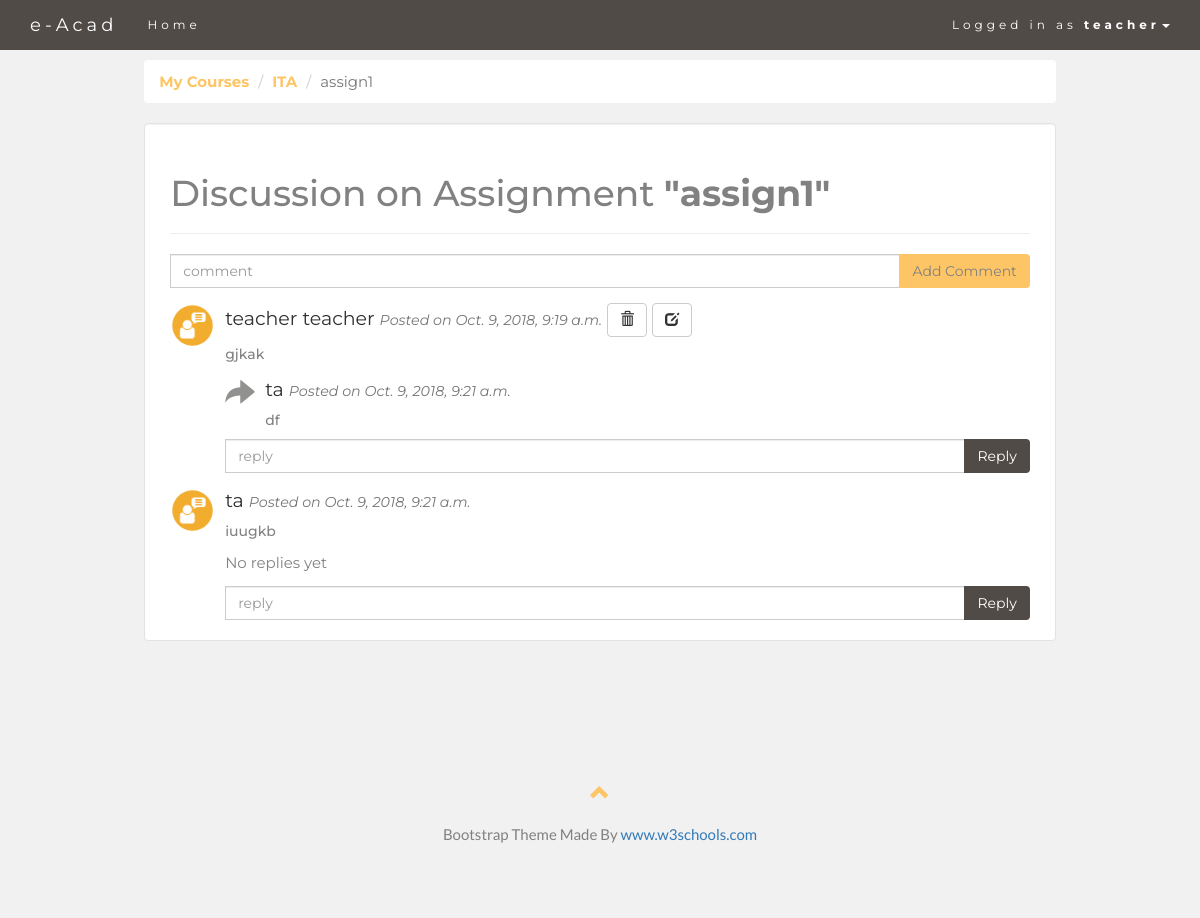
Screenshot of /teachers/course/16/assignments/discussion/15/ (signed in) with the database file from the repository.
### classroom/models.py (models this page shows, shortened)
class User(AbstractUser):
    is_student = models.BooleanField(default=False)
    is_teacher = models.BooleanField(default=False)
    is_ta = models.BooleanField(default=False)
    semester = models.IntegerField(default=0)
    RollNo = models.CharField(max_length=100, default='')
    vote = models.BooleanField(default=False)

class Course(models.Model):
    owner = models.ForeignKey(User, on_delete=models.CASCADE, related_name='courses')
    semester = models.IntegerField(default=0)
    course_code = models.CharField(max_length=100, default='course_code')
    course_title = models.CharField(max_length=100, default='course_title')
    about = models.TextField(default='anything about course')
    totalclasses = models.IntegerField(default=0)
    classestaken = models.IntegerField(default=0)

class Assignment(models.Model):
    course = models.ForeignKey(Course, on_delete=models.CASCADE, related_name='assignments')
    file_name = models.CharField(max_length=500, default='')
    file_upload = models.FileField(upload_to='assignments/')
    uploaded_at = models.DateTimeField(auto_now_add=True)
    max_marks = models.FloatField()
    ta = models.ManyToManyField(TA,default=None, related_name='tas')
    visible = models.BooleanField(default=False)

class CommentAssgn(models.Model):
    user = models.ForeignKey(User, on_delete=models.CASCADE, related_name='commentsassg')
    assignment = models.ForeignKey(Assignment, on_delete=models.CASCADE, related_name='commentsassg')
    course = models.ForeignKey(Course, on_delete=models.CASCADE, related_name='commentsassg')
    text = models.CharField(max_length=1000)
    created_date = models.DateTimeField(auto_now_add=True, null=True)
    updated = models.DateTimeField(auto_now=True, null=True)
    approve_comment = models.BooleanField(default=True)
    parent = models.ForeignKey('self', null=True, blank=True, on_delete=models.CASCADE, related_name='reply')
    class Meta:
        ordering = ('created_date',)

### classroom/views/teachers.py (the view)
# urls.py: path('teachers/course/<int:course_pk>/assignments/discussion/<int:assgn_pk>/', teachers.add_comment_to_post_assgn, name='add_comment_to_post_assgn'),
@login_required
@teacher_required
def add_comment_to_post_assgn(request, course_pk, assgn_pk):
    course = get_object_or_404(Course, pk=course_pk)
    assignment = get_object_or_404(Assignment, pk=assgn_pk)
    AssgnComments = assignment.commentsassg.filter(approve_comment=True, parent__isnull=True)
    if request.method == 'POST':
        commentassgn_form = CommentAssgnForm(data=request.POST)
        if commentassgn_form.is_valid():
            parent_obj = None
            try:
                parent_assgn_id = int(request.POST.get('parent_id'))
            except:
                parent_assgn_id = None
            if parent_assgn_id:
                parent_assgn_obj = CommentAssgn.objects.get(id=parent_assgn_id)
                if parent_assgn_obj:
                    reply_assgn_comment = commentassgn_form.save(commit=False)
                    reply_assgn_comment.parent = parent_assgn_obj
            new_assgn_comment = commentassgn_form.save(commit=False)
            new_assgn_comment.course = course
            new_assgn_comment.assignment = assignment
            new_assgn_comment.user = request.user
            new_assgn_comment.save()
            return redirect('.')
    else:
        commentassgn_form = CommentAssgnForm()
    return render(request, 'classroom/teachers/add_comment_assgn.html', { 'course':course,'assignment':assignment, 'AssgnComments':AssgnComments, 'commentassgn_form':commentassgn_form})

### classroom/forms.py
class CommentAssgnForm(forms.ModelForm):
    class Meta:
        model = CommentAssgn
        fields = ('text',)

### classroom/templates/classroom/teachers/add_comment_assgn.html (shortened to what this page needs)
{% extends 'base.html' %}
{% load crispy_forms_tags %}
{% block content %}
  <nav aria-label="breadcrumb">
    <ol class="breadcrumb">
      <li class="breadcrumb-item"><a href="{% url 'course_add' %}" class="yellow">My Courses</a></li>
      <li class="breadcrumb-item"><a href="{% url 'course_view' course.id %}" class="yellow">{{ course.course_title }}</a></li>
      <li class="breadcrumb-item active" aria-current="page">{{ assignment.file_name }}</li>
    </ol>
  </nav>
    <div class="well">
      <div class="page-header">
          <h1>Discussion on Assignment <strong>"{{ assignment.file_name }}"</strong></h1>
      </div>
        <form action="." method="post">
            <div class="input-group">
            <input type="text" name="text" class="form-control" size="50" placeholder="comment" required>
            <div class="input-group-btn">
            <button type="submit" class="btn btn-button">Add Comment</button>
            </div>
            </div>
        </form>
        {% for comment in AssgnComments.all %}
        <div class="media">
            <div class="media-left">
                <img class="media-object" style="width:45px">
            </div>
            <div class="media-body">
                <h4 class="media-heading">{{ comment.user.first_name }} {{ comment.user.last_name }} <small><i>Posted on  {{ comment.created_date }}</i></small>
                    {% if user == comment.user %}
                        <a class="btn btn-default" href="{% url 'comment_remove_assgn' comment.pk %}" ><span class="glyphicon glyphicon-trash"></span></a>
                        <a class="btn btn-default" href="{% url 'comment_approve_assgn' comment.pk %}" ><span class="glyphicon glyphicon-edit"></span></a>
                    {% endif %}
                </h4>
                <h5>{{ comment.text }}</h5>
                {% for reply in comment.reply.all %}
                <div class="media">
                    <div class="media-left">
                        <span class="glyphicon glyphicon-share-alt logo-small"></span>
                    </div>
                    <div class="media-body">
                        <h4 class="media-heading">{{ reply.user.first_name }} {{ reply.user.last_name }} <small><i>Posted on {{ reply.created_date }}</i></small>
                        </h4>
                        <h5>{{ reply.text }}</h5>
                    </div>
                </div>
                {% empty %}
                <p>No replies yet</p>
                {% endfor %}
                <form action="." method="post">
                    <div class="input-group">
                        <input type="text" name="text" class="form-control" size="50" placeholder="reply" required>
                        <div class="input-group-btn">
                            <button type="submit" class="btn" style="background-color: #514b48; color: white;">Reply</button>
                        </div>
                    </div>
                </form>
            </div>
        </div>
        {% empty %}
        <p>No comments yet..</p>
        {% endfor %}
    </div>
{% endblock %}

### templates/base.html (shortened to what this page needs)
{% load static %}
<!DOCTYPE html>
<html lang="en">
<head>
  <link rel="stylesheet" href="https://maxcdn.bootstrapcdn.com/bootstrap/3.3.7/css/bootstrap.min.css">
</head>
<body id="myPage" data-spy="scroll" data-target=".navbar" data-offset="60">
<nav class="navbar navbar-default navbar-fixed-top">
  <div class="container">
    <div class="navbar-header">
      <a class="navbar-brand" href="#myPage">e-Acad</a>
    </div>
    <div class="collapse navbar-collapse" id="myNavbar">
      <ul class="nav navbar-nav ">
        <li><a href="{% url 'home' %}">Home</a></li>
      </ul>
      <ul class="nav navbar-nav navbar-right">
        {% if user.is_authenticated %}
        <li class="dropdown" >
        <a class="dropdown-toggle"  style="background-color: #514b48;" data-toggle="dropdown"  href="#">Logged in as <strong>{{ user.username }}</strong><span class="caret"></span></a>
        </li>
         {% endif %}
      </ul>
    </div>
  </div>
</nav>
<div class="container-fluid">
<div class="row">
  <div class="col-sm-1">
  </div>
  <div class="col-sm-10">
  {% block content %}
{% endblock %}
  </div>
  <div class="col-sm-1">
  </div>
</div>
</div>
<footer class="container-fluid text-center">
  <a href="#myPage" title="To Top">
    <span class="glyphicon glyphicon-chevron-up"></span>
  </a>
  <p>Bootstrap Theme Made By <a href="https://www.w3schools.com" title="Visit w3schools">www.w3schools.com</a></p>
</footer>
</body>
</html>

### templates/base.html (style rules this page uses)
body { font: 400 15px Lato, sans-serif; line-height: 1.8; color: #818181; background-color: #F1F1F2; }
h4 { font-size: 19px; line-height: 1.375em; color: #303030; font-weight: 400; margin-bottom: 30px; }
ol.breadcrumb { background-color: #fff; font-family: Montserrat, sans-serif; }
.well { background-color: white; padding: 10px 25px 20px 25px; font-family: Montserrat, sans-serif; }
.btn-button { background-color: #FDC566; }
a.yellow { color:#FDC566; font-weight: bold; }
.container-fluid { padding: 60px 50px; }
.logo-small { color: #919190; font-size: 30px; }
.navbar { margin-bottom: 0; background-color: #514b48; z-index: 9999; border: 0; font-size: 12px !important; line-height: 1.42857143 !important; letter-spacing: 4px; border-radius: 0; font-family: Montserrat, sans-serif; }
.navbar li a, .navbar .navbar-brand { color: #fff !important; }
footer .glyphicon { font-size: 20px; margin-bottom: 20px; color: #FDC566; }

### rows the page displays
User: username "teacher"
Course: course_title "ITA"
Assignment: file_name "assign1"
CommentAssgn: user.first_name "teacher", user.last_name "teacher", created_date "Oct. 9, 2018, 9:19 a.m.", text "gjkak"
CommentAssgn: user.first_name "ta", created_date "Oct. 9, 2018, 9:21 a.m.", text "df"
CommentAssgn: user.first_name "ta", created_date "Oct. 9, 2018, 9:21 a.m.", text "iuugkb"
